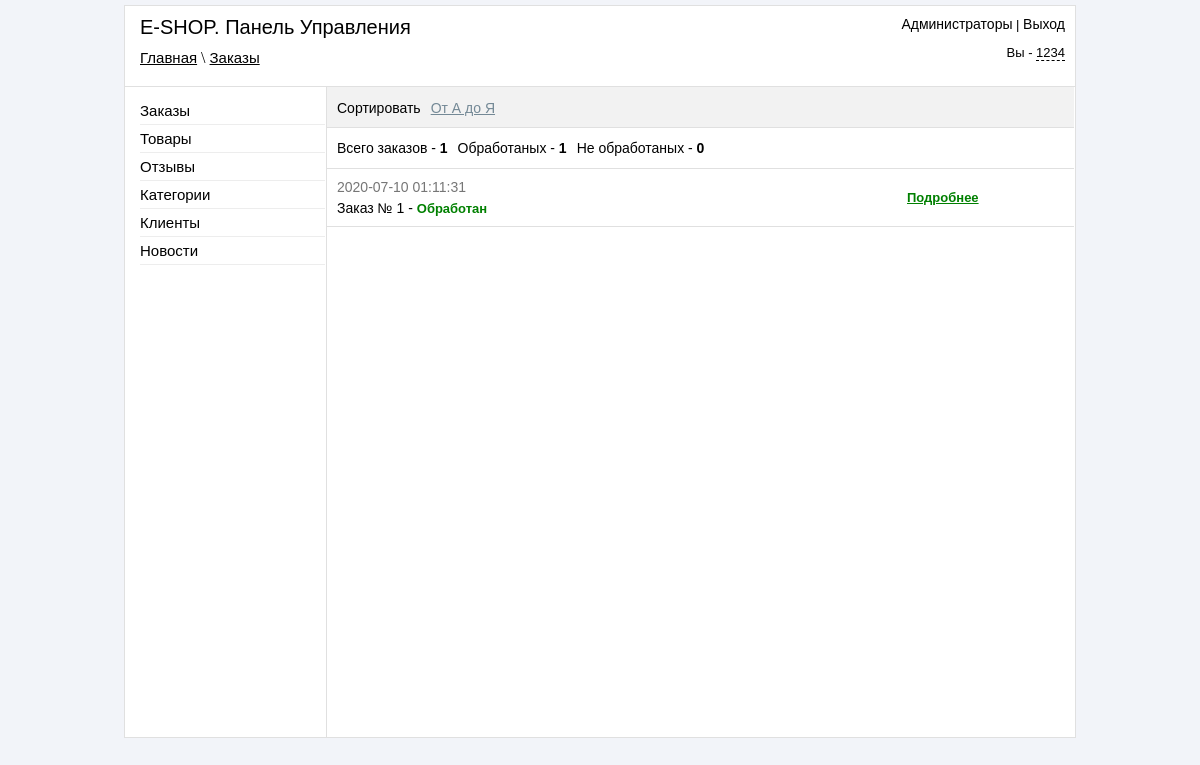
The page /admin/orders.php (signed in) on the database its author committed.
### tables this page shows
CREATE TABLE `orders` (
  `order_id` int(11) NOT NULL,
  `order_datetime` datetime NOT NULL,
  `order_confirmed` varchar(10) NOT NULL,
  `order_dostavka` varchar(255) NOT NULL,
  `order_pay` varchar(50) NOT NULL,
  `order_type_pay` varchar(100) NOT NULL,
  `order_fio` text NOT NULL,
  `order_address` text NOT NULL,
  `order_phone` varchar(50) NOT NULL,
  `order_note` text NOT NULL,
  `order_email` varchar(50) NOT NULL
);

### admin/orders.php (the view, shortened to what this page needs)
<?php
if ($_SESSION['auth_admin'] == "yes_auth")
{
  include("include/db_connect.php");
   $sort = $_GET["sort"];
   switch ($sort) {
        default:
        $sort = "order_id DESC";
        $sort_name = 'От А до Я';
        break;
    }
?>
<!DOCTYPE html PUBLIC "-//W3C//DTD XHTML 1.0 Transitional//EN" "http://www.w3.org/TR/xhtml1/DTD/xhtml1-transitional.dtd">
<html xmlns="http://www.w3.org/1999/xhtml" xml:lang="en" lang="en">
<head>
    <link href="css/reset.css" rel="stylesheet" type="text/css" />
    <link href="css/style.css" rel="stylesheet" type="text/css" />
    <link href="jquery_confirm/jquery_confirm.css" rel="stylesheet" type="text/css" />
</head>
<body>
    <div id="block-body">
        <?php
            include("include/block-header.php");
            $all_count = mysql_query("SELECT * FROM orders",$link);
            $all_count_result = mysql_num_rows($all_count);
            $buy_count = mysql_query("SELECT * FROM orders WHERE order_confirmed = 'yes'",$link);
            $buy_count_result = mysql_num_rows($buy_count);
            $no_buy_count = mysql_query("SELECT * FROM orders WHERE order_confirmed = 'no'",$link);
            $no_buy_count_result = mysql_num_rows($no_buy_count);
        ?>
    <div id="block-content">
        <div id="block-parameters">
           <ul id="options-list">
            <li>Сортировать</li>
            <li><a id="select-links" href="#"><? echo $sort_name; ?></a>
            </li>
            </ul>
            </div>
            <div id="block-info">
            <ul id="review-info-count">
            <li>Всего заказов - <strong><? echo $all_count_result; ?></strong></li>
            <li>Обработаных - <strong><? echo $buy_count_result; ?></strong></li>
            <li>Не обработаных - <strong><? echo $no_buy_count_result; ?></strong></li>
            </ul>
            </div>
            <?php
                $result = mysql_query("SELECT * FROM orders ORDER BY $sort",$link);
             If (mysql_num_rows($result) > 0)
            {
            $row = mysql_fetch_array($result);
            do
            {
            if ($row["order_confirmed"] == 'yes')
            {
                $status = '<span class="green">Обработан</span>';
            } else
            {
                $status = '<span class="red">Не обработан</span>';
            }
             echo '
             <div class="block-order">
              <p class="order-datetime" >'.$row["order_datetime"].'</p>
              <p class="order-number" >Заказ № '.$row["order_id"].' - '.$status.'</p>
              <p class="order-link" ><a class="green" href="view_order.php?id='.$row["order_id"].'" >Подробнее</a></p>
             </div>
             ';
            } while ($row = mysql_fetch_array($result));
            }
            ?>
        </div>
    </div>
</body>
</html>
<?php
}else
{
    header("Location: login.php");
}
?>

### admin/css/style.css (style rules this page uses)
body { background-color: #F2F4F9; }
#block-body { width: 950px; margin: 5px auto; background-color: white; border: 1px solid #E0E0E0; }
#block-header1 a { font: 15px sans-serif; color: black; }
#block-content { width: 747px; min-height: 650px; height: auto; margin-left: 201px; border-left: 1px solid #E0E0E0; }
#block-parameters { height: 40px; border-bottom: 1px solid #E0E0E0; background-color: #F2F2F2; }
#block-info { height: 40px; border-bottom: 1px solid #E0E0E0; }
.green { font:bold 13px sans-serif; color: green; }
#options-list > li { float: left; margin-left: 10px; font: 14px sans-serif; margin-top: 13px; }
#options-list > li > a { color: #748996; }
#review-info-count li { float: left; margin-left: 10px; font: 14px sans-serif; margin-top: 12px; }
.block-order { border-bottom: 1px solid #E0E0E0; min-height: 40px; height: auto; }
.order-datetime { font: 14px sans-serif; margin-left: 10px; color: #767676; margin-top: 10px; margin-bottom: 0px; }
.order-number { font: 14px sans-serif; margin-left: 10px; color: black; margin-top: 5px; margin-bottom: 10px; }
.order-link { font: 14px sans-serif; position: absolute; margin-left: 580px; margin-top: -36px; }
.order-link > a.green { font:bold 13px sans-serif; color: green; }

### rows shown on the page
orders: order_datetime "2020-07-10 01:11:31", order_id "1", order_confirmed "Обработан"

### other values the page prints
$_SESSION['urlpage'] "Главная \\ Заказы"
$sort_name "От А до Я"
$all_count_result "1"
$buy_count_result "1"
$no_buy_count_result "0"
